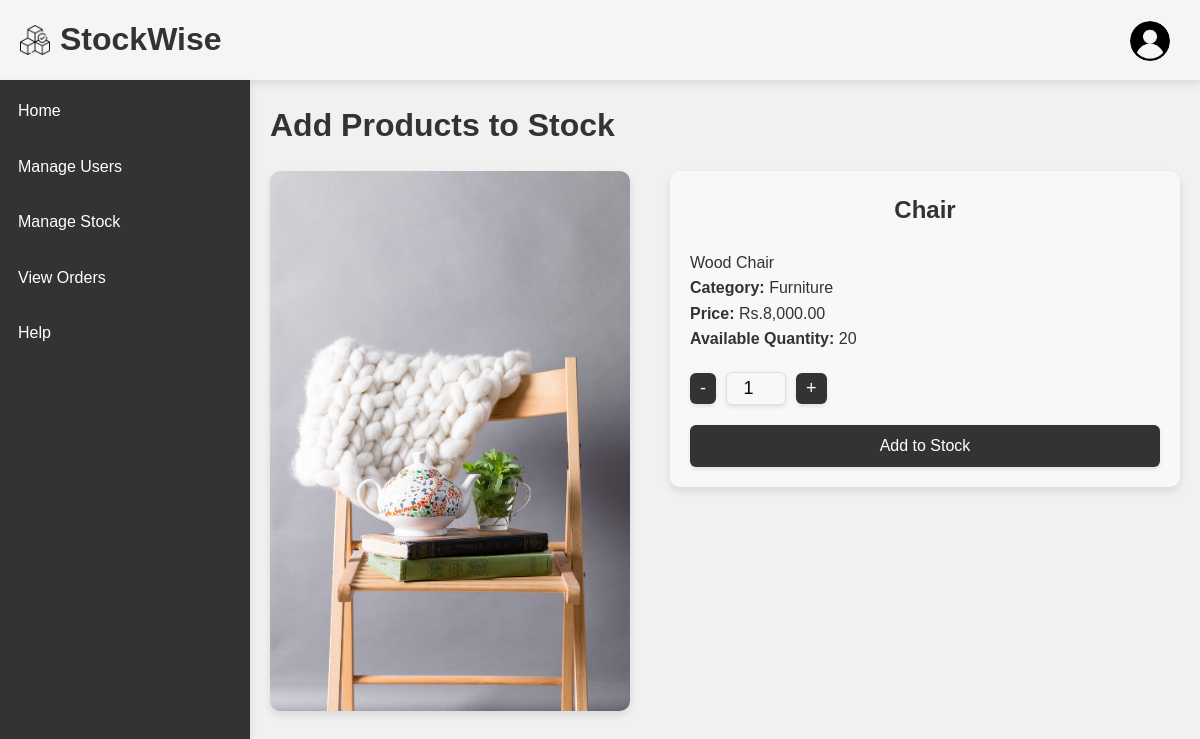
The page /admin/stock_add.php?id=1 (signed in) on the database its author committed.
### tables this page shows
CREATE TABLE products (
    id INT AUTO_INCREMENT PRIMARY KEY,
    name VARCHAR(100) NOT NULL,
    description TEXT,
    category VARCHAR(50) NOT NULL,
    price DECIMAL(10,2) NOT NULL,
    quantity INT NOT NULL,
    image VARCHAR(255)
);

### admin/stock_add.php (the view, shortened to what this page needs)
<?php
include '../db.php';
$product_id = $_GET['id'];
$query = "SELECT * FROM products WHERE id = $product_id";
$result = mysqli_query($conn, $query);
$product = mysqli_fetch_assoc($result);
$title = "Add Products to Stock";
?>
<!DOCTYPE html>
<html lang="en">
<head>
    <link rel="stylesheet" href="../style.css">
</head>
<body onload="hideSuccessMessage()">
    <div class="admin-container">
        <?php include('../navbar.php'); ?>
        <?php include 'sidebar.php'; ?>
        <div class="admin-content">
            <h1 class="page-title"><?php echo $title; ?></h1>
            <div class="product-order-container">
                <div class="product-order-image-large">
                    <?php if (!empty($product['image'])): ?>
                        <img src="<?php echo $product['image']; ?>" alt="Product Image">
                    <?php else: ?>
                        <div class="no-image">No Image</div>
                    <?php endif; ?>
                </div>
                <div class="product-details">
                    <h2><?php echo $product['name']; ?></h2>
                    <p><?php echo $product['description']; ?></p>
                    <p><strong>Category:</strong> <?php echo $product['category']; ?></p>
                    <p><strong>Price:</strong> Rs.<?php echo number_format($product['price'], 2); ?></p>
                    <p><strong>Available Quantity:</strong> <?php echo $product['quantity']; ?></p>
                    <form action="" method="POST">
                        <div class="quantity-control">
                            <button type="button" onclick="updateQuantity(-1)">-</button>
                            <input type="number" id="quantity" name="quantity" value="1" min="1" required>
                            <button type="button" onclick="updateQuantity(1)">+</button>
                        </div>
                        <button type="submit" class="order-btn">Add to Stock</button>
                    </form>
                </div>
            </div>
        </div>
    </div>
</body>
</html>

### style.css (style rules this page uses)
* { margin: 0; padding: 0; box-sizing: border-box; }
:root { --primary-bg: #ffffff; --secondary-bg: #f8f8f8; --primary-text: #333333; --border-color: #e0e0e0; --shadow-color: rgba(0, 0, 0, 0.1); --button-bg: #333333; --button-text: #ffffff; --button-hover-bg: #555555; --navbar-bg: #f1f1f1; --navbar-text: #333333; }
body { font-family: Arial, sans-serif; background-color: var(--primary-bg); color: var(--primary-text); line-height: 1.6; margin: 0; padding: 0; max-height: 100vh; background-color: var(--navbar-bg); }
.admin-container { min-height: 100vh; }
.admin-content { padding: 20px; width:calc( 100vw-250px); margin-left: 250px; }
h2 { text-align: center; margin-bottom: 20px; font-size: 1.5rem; color: var(--primary-text); }
input[type="text"], input[type="number"], input[type="password"] { width: 100%; padding: 10px; border: 1px solid var(--border-color); border-radius: 6px; background-color: var(--secondary-bg); box-shadow: 0 2px 4px var(--shadow-color); font-size: 1rem; transition: box-shadow 0.3s ease; }
button { width: 100%; padding: 10px; background-color: var(--button-bg); color: var(--button-text); border: 1px solid var(--border-color); border-radius: 6px; cursor: pointer; transition: background-color 0.3s ease; font-size: 0.9rem; box-shadow: 0 2px 4px var(--shadow-color); }
.page-title { display: inline; }
.product-details { padding: 10px; }
.order-btn { padding: 10px 20px; background-color: var(--button-bg); color: var(--button-text); border: none; border-radius: 6px; cursor: pointer; transition: background-color 0.3s ease; margin-top: 10px; }
.product-order-container { display: flex; align-items: flex-start; gap: 40px; margin-top: 20px; }
.product-order-image-large { flex: 1; display: flex; justify-content: center; align-items: center; }
.product-order-image-large img { width: 30vw; max-height: 80vh; object-fit: cover; border-radius: 10px; box-shadow: 0 4px 8px var(--shadow-color); }
.product-details { flex: 2; padding: 20px; background-color: var(--secondary-bg); border-radius: 10px; box-shadow: 0 4px 8px var(--shadow-color); }
.quantity-control { display: flex; align-items: center; gap: 10px; margin-top: 20px; }
.quantity-control button { background-color: var(--button-bg); color: var(--button-text); border: none; padding: 5px 10px; font-size: 18px; width: max-content; cursor: pointer; border-radius: 6px; transition: background-color 0.3s ease; }
.quantity-control input { width: 60px; text-align: center; font-size: 18px; padding: 5px; }
.order-btn { display: block; width: 100%; padding: 12px; background-color: var(--button-bg); color: var(--button-text); border: none; border-radius: 6px; cursor: pointer; margin-top: 20px; font-size: 16px; transition: background-color 0.3s ease; }

### rows shown on the page
products: image (picture), name "Chair", description "Wood Chair", category "Furniture", price "8,000.00", quantity "20"

### other values the page prints
$title "Add Products to Stock"
